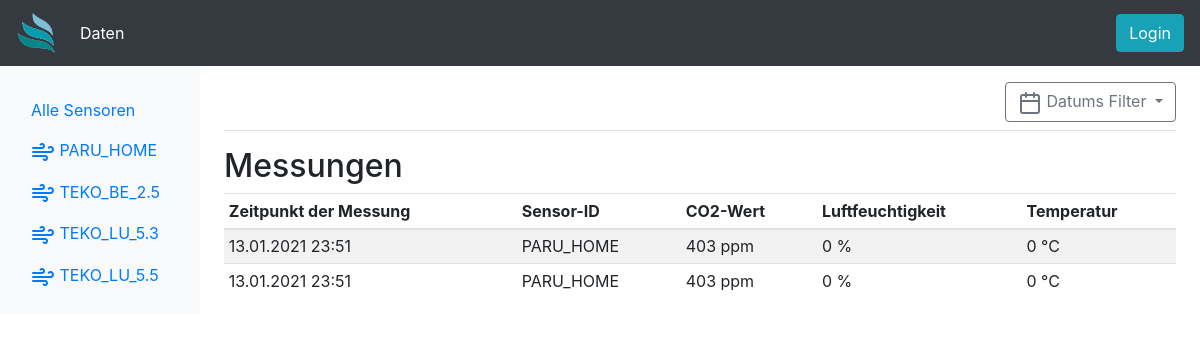
The page / on the database its author committed.
### app.py (models this page shows)
class dbSensors(db.Model):
    id = db.Column(db.Integer, primary_key=True)
    sensorid = db.Column(db.String(10), nullable=False)
    sensorsecret = db.Column(db.String(10), nullable=False)
    sensordata = db.relationship('dbSenData', backref='sendata', lazy=True)
    lastseen = db.Column(db.String(20))
    location = db.Column(db.String(50))
    description = db.Column(db.Text)

class dbSenData(db.Model):
    id = db.Column(db.Text(length=36), default=lambda: str(uuid.uuid4()), primary_key=True)
    sensorid = db.Column(db.Integer, db.ForeignKey('db_sensors.id'), nullable=False)
    co2 = db.Column(db.Integer)
    temp = db.Column(db.Integer)
    hum = db.Column(db.Integer)
    timestamp = db.Column(db.DateTime, nullable=False)

### app.py (the view)
@app.route('/', methods=['GET'])    # Handels request for the mainpage
def index():                        # Opens template file and sends it to the user
    currentsensor = request.args.get('currentsensor')
    startdate = request.args.get('startdate')
    enddate = request.args.get('enddate')
    showchart = False
    error = ""
    if(currentsensor):
        sensor = dbSensors.query.filter_by(sensorid=currentsensor).first()
        dbdata = dbSenData.query.filter_by(sendata=sensor)
        try:
            if(startdate == None or enddate == None):  # Checks if the var is empty
                daten = dbdata.order_by(dbSenData.timestamp.desc()).limit(
                    1000)  # Selects just the wanted Sensordata, max 1000 entires
                chartdata = dbdata.order_by(
                    dbSenData.timestamp.asc()).limit(30)
                showchart = True
            elif(startdate and enddate):             # Checks if the var is empty
                startdate = datetime.strptime(startdate, '%Y-%m-%d')
                enddate = datetime.strptime(enddate, '%Y-%m-%d')
                startdate, enddate = date_check(
                    startdate, enddate)  # Data comparison
                dbdata = dbdata.filter(dbSenData.timestamp >= startdate).filter(
                    dbSenData.timestamp <= enddate)
                daten = dbdata.order_by(dbSenData.timestamp.desc())
                chartdata = dbdata.order_by(dbSenData.timestamp.asc())
                showchart = True
            else:
                daten = dbdata.limit(50)
                chartdata = dbdata.limit(50)
                error = "Es ist ein unerwarteter Fehler aufgetreten."
        except ValueError:
            daten = dbdata.limit(50)
            chartdata = dbdata.limit(50)
            error = "Es wurde ein falscher Wert mitgegeben."
    else:  # When the vars are empty
        daten = dbSenData.query.order_by(dbSenData.timestamp.desc()).limit(
            1000)  # Selects the last 1000 datapoints
        chartdata = daten
    return render_template('index.html', daten=daten, chartdata=chartdata, sensors=dbSensors.query.order_by(dbSensors.sensorid.asc()), showchart=showchart, error=error)

### app.py (called while the page is built)
@app.template_filter('strftime')
def _jinja2_filter_datetime(date, fmt=None):
    timestamp = date.strftime('%d.%m.%Y %H:%M')
    return timestamp

### templates/index.html (shortened to what this page needs)
{% extends 'base.html' %}
{% block body %}
{% set error = request.args.get('error') %}
<div class="container-fluid">
  <div class="row">
    <nav class="col-md-2 d-none d-md-block bg-light sidebar">
      <div class="sidebar-sticky">
        <br>
        <ul class="nav flex-column">
          <li class="nav-item">
            <a class="nav-link" href="/">
              Alle Sensoren
            </a>
          </li>
          {% for x in sensors %}
          <li class="nav-item">
            <a class="nav-link" href="/?currentsensor={{x.sensorid}}">
              <span data-feather="wind"></span>
              {{x.sensorid}}
            </a>
          </li>
          {% endfor %}
        </ul>
      </div>
    </nav>
    <main role="main" class="col-md-9 ml-sm-auto col-lg-10 px-4">
      <div
        class="d-flex justify-content-between flex-wrap flex-md-nowrap align-items-center pt-3 pb-2 mb-3 border-bottom">
        <div class="btn-toolbar mb-2 mb-md-0">
          <button type="button" class="btn btn-outline-secondary dropdown-toggle" data-toggle="dropdown"
            aria-haspopup="true" aria-expanded="false">
            <span data-feather="calendar"></span>
            Datums Filter
          </button>
        </div>
      </div>
      <h2>Messungen</h2>
      <div class="table-responsive">
        <table class="table table-striped table-sm">
          <thead>
            <tr>
              <th>Zeitpunkt der Messung</th>
              <th>Sensor-ID</th>
              <th>CO2-Wert</th>
              <th>Luftfeuchtigkeit</th>
              <th>Temperatur</th>
            </tr>
          </thead>
          <tbody>
            {% for x in daten %}
            <tr>
              <td>{{ x.timestamp|strftime }}</td>
              <td>{{ x.sendata.sensorid }}</td>
              <td>{{ x.co2}} ppm</td>
              <td>{{ x.hum }} %</td>
              <td>{{ x.temp }} °C</td>
            </tr>
            {% endfor %}
          </tbody>
        </table>
      </div>
    </main>
  </div>
</div>
{% endblock %}

### rows shown on the page
dbSensors: sensorid "PARU_HOME"
dbSensors: sensorid "TEKO_BE_2.5"
dbSensors: sensorid "TEKO_LU_5.3"
dbSensors: sensorid "TEKO_LU_5.5"
dbSenData: timestamp|strftime "13.01.2021 23:51", sendata.sensorid "PARU_HOME", co2 "403", hum "0", temp "0"
dbSenData: timestamp|strftime "13.01.2021 23:51", sendata.sensorid "PARU_HOME", co2 "403", hum "0", temp "0"
